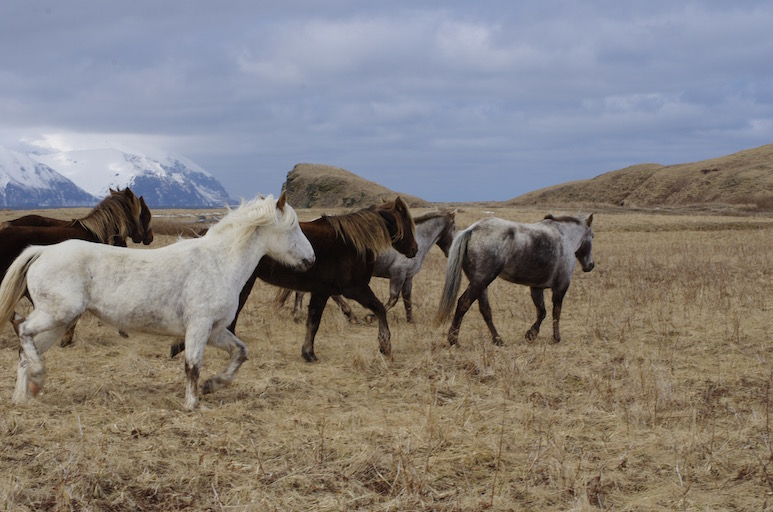
#> input picture Face_detection/horses.jpg, 773 x 512 px
$ python contour.py
#> lines starting #> are read from the running program, lines starting #| are printed output that depends on the picture; after the words box and inside, x2 and y2 are one past the last pixel; in counts of white or black regions, pixels touching at a corner belong together
# -*- coding: utf-8 -*-
"""
Created on Tue Aug 18 14:11:11 2026

@author: GİZEM
"""

import cv2
image=cv2.imread('horses.jpg',0)
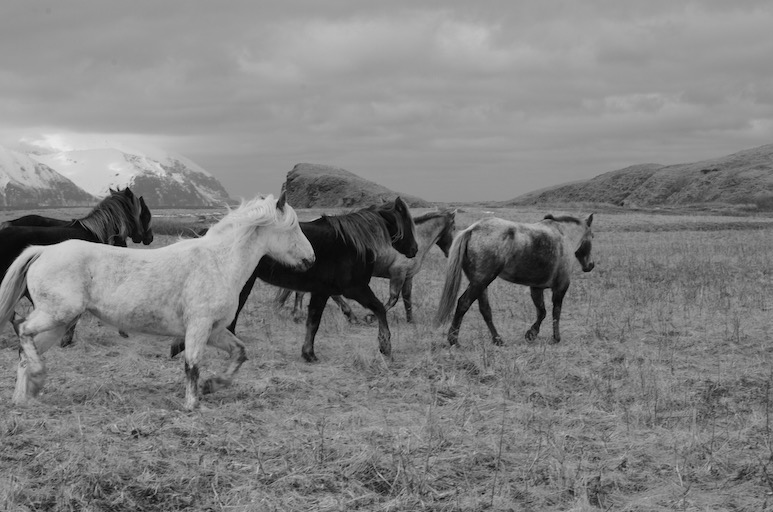
#> image: shape (512, 773); min 0, max 234, mean 129.4
cv2.imshow("ori", image)
ret,thres=cv2.threshold(image,150,255,cv2.THRESH_BINARY)
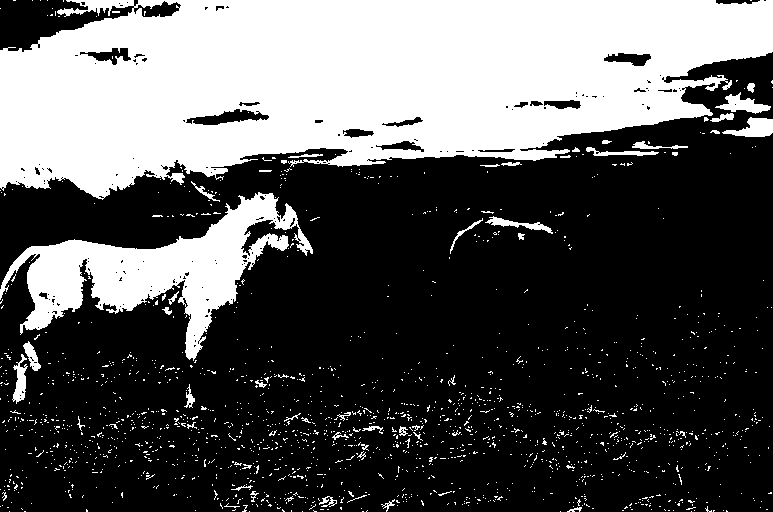
#> thres: shape (512, 773); 34% white; 1712 white regions (1659 under 20 px), largest, box (x1, y1, x2, y2) and area: (0, 0, 773, 200) 108687, (0, 192, 313, 361) 17174, (722, 117, 773, 137) 588
cv2.imshow("bnary_image",thres)
cv2.waitKey(0)
cv2.imwrite('image_thresh', thres)
cv2.destroyAllWindows()

$ run again, with Face_detection/e3.jpg copied over Face_detection/horses.jpg
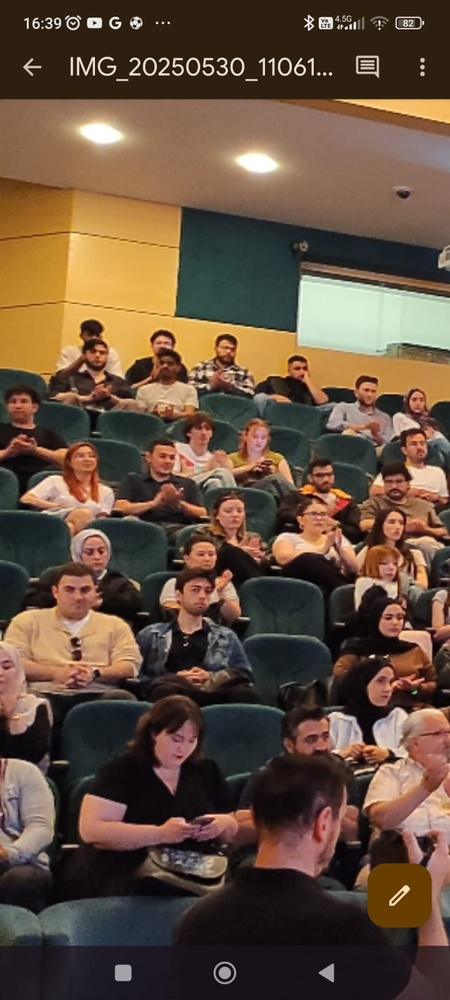
#> input picture Face_detection/e3.jpg, 450 x 1000 px, shrunk from 720 x 1600 before the run
#> `image=cv2.imread('horses.jpg',0)`:
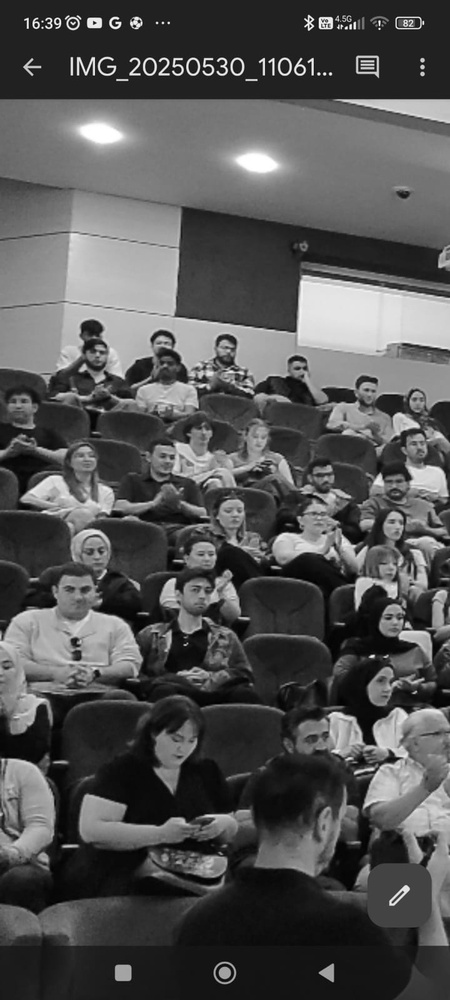
#> image: shape (1000, 450); min 0, max 255, mean 83.3
#> `ret,thres=cv2.threshold(image,150,255,cv2.THRESH_BINARY)`:
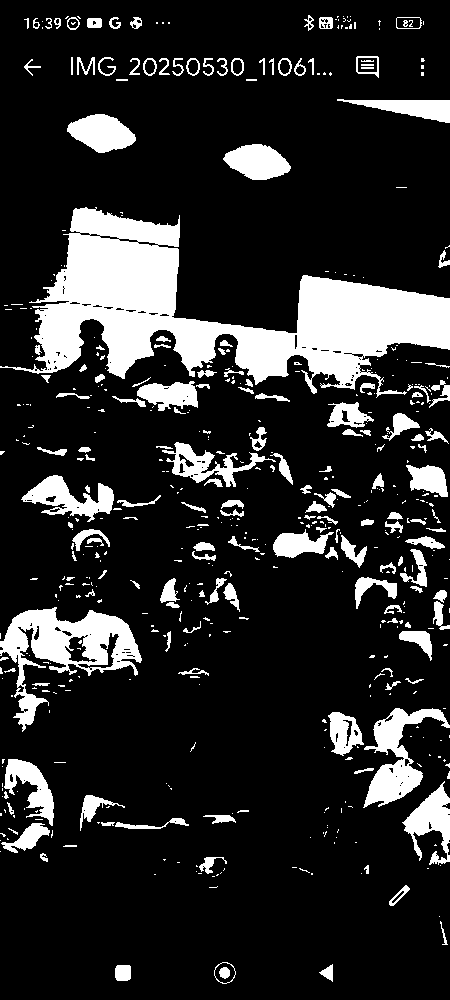
#> thres: shape (1000, 450); 16.5% white; 533 white regions (362 under 20 px), largest, box (x1, y1, x2, y2) and area: (0, 207, 450, 398) 32511, (0, 607, 142, 732) 6262, (363, 708, 450, 808) 3199
